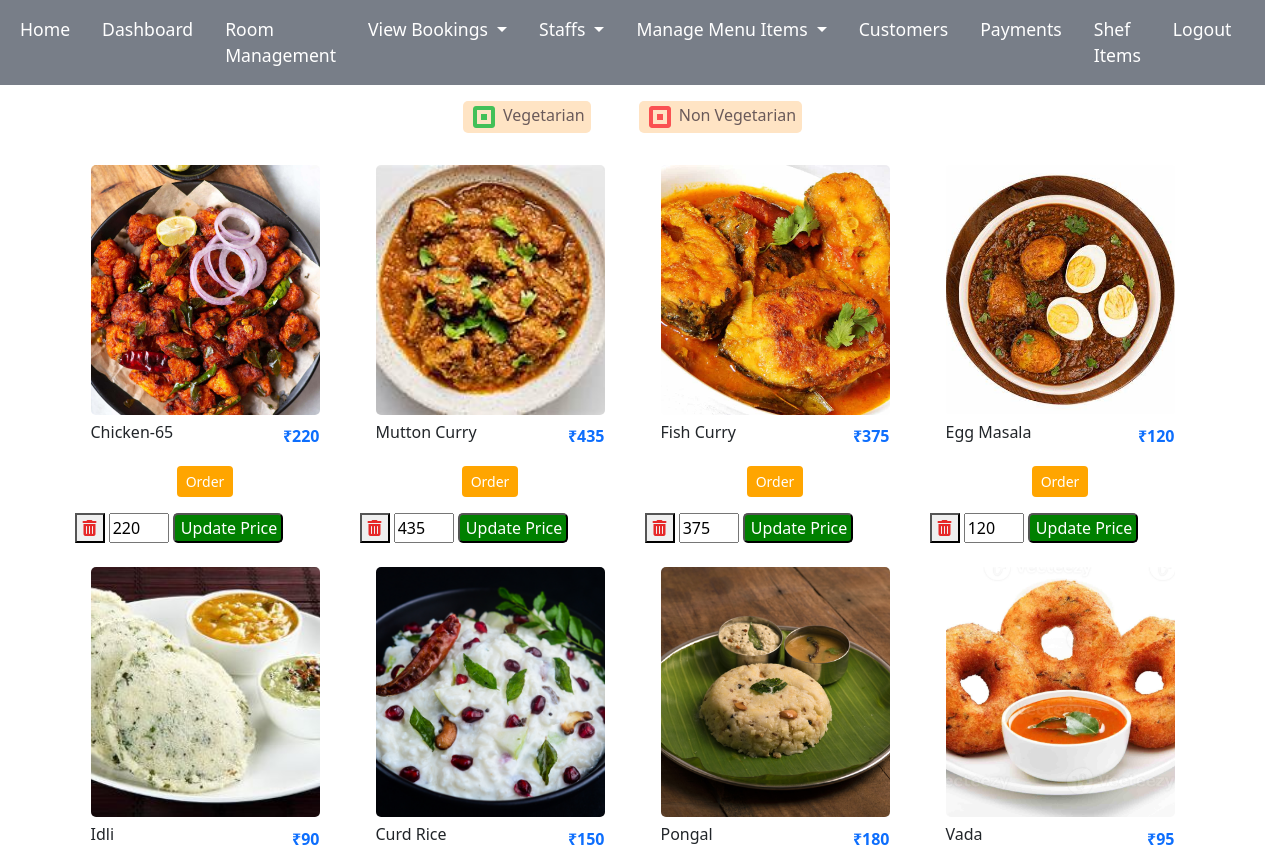
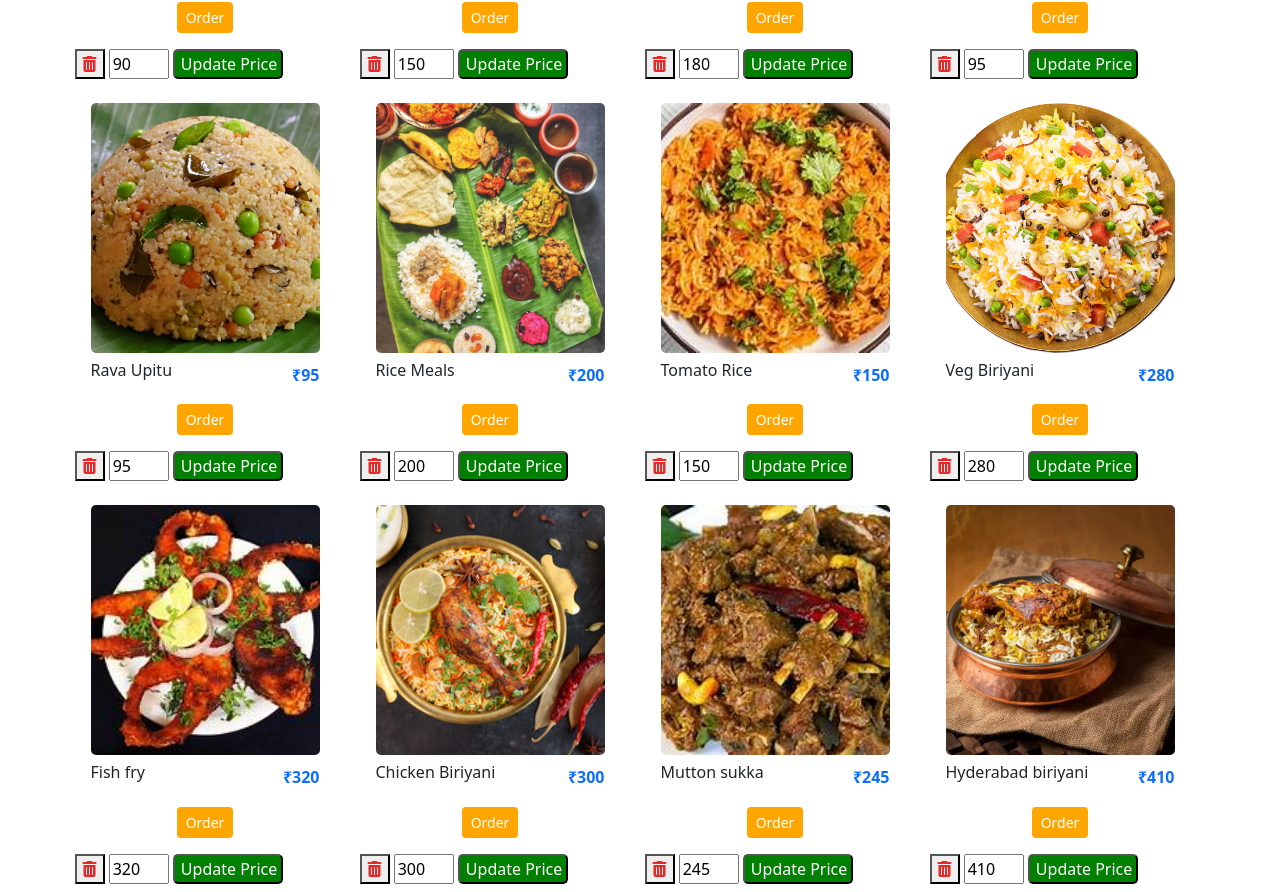
Screenshot of /adminsouth.php with the database file from the repository (2 pictures, top to bottom).
### tables this page shows
CREATE TABLE `food` (
  `foodtype` varchar(50) DEFAULT NULL,
  `vegornonveg` varchar(50) NOT NULL DEFAULT '0',
  `foodname` varchar(50) DEFAULT NULL,
  `foodprice` varchar(50) DEFAULT NULL,
  `foodimage` varchar(50) DEFAULT NULL,
  `description` varchar(50) DEFAULT NULL,
  `id` int(11) NOT NULL
);

### adminsouth.php (the view, shortened to what this page needs)
<?php include("admintab.php"); ?>
<!DOCTYPE html>
<html lang="en">
<head>
 <link rel="stylesheet" href="https://cdnjs.cloudflare.com/ajax/libs/font-awesome/6.7.2/css/all.min.css">
  <link rel="stylesheet" href="bootstrap-5.3.5-dist/css/bootstrap.min.css">
  <link rel="stylesheet" href="admin.css">
  <link rel="stylesheet" href="https://cdnjs.cloudflare.com/ajax/libs/font-awesome/6.4.0/css/all.min.css">
</head>
<body>
  <div class=" d-flex justify-content-center gap-5 my-3">
    <form id="form1" name="form1" method="post" action="southvegfood.php">
      <button type="submit" name="Submit" class="light-white-btn custom-btn"><img alt="square"> Vegetarian</button>
    </form>
    <form id="form1" name="form1" method="post" action="southnonvegfood.php">
      <button type="submit" name="Submit" class="light-white-btn custom-btn"><img alt="svgImg" id="vegicon" /> Non Vegetarian</button>
    </form>
  </div>
  <div class="container">
    <div class="row">
      <?php
      $sql = "SELECT * FROM food where foodtype = 'southindian'";
      $retval = mysqli_query($conn, $sql);
      while ($row = mysqli_fetch_assoc($retval)) {
      ?>
        <div class="col-lg-3 col-md-4 col-sm-8 mb-2 custom-margin">
          <div class="box p-3 text-center">
            <div class="img-box mb-2" style="border-radius:5px; overflow:hidden;">
              <img src="fimages/south/<?php echo $row['foodimage']; ?>" class="img-fluid" style="height:250px; width:250px; object-fit:cover;" alt="Food Image">
            </div>
            <div class="detail-box d-flex justify-content-between align-items-center">
              <h6 class="fw-400 mb-2"><?php echo $row['foodname']; ?></h6>
              <span class="text-primary fw-bold">₹<?php echo $row['foodprice']; ?></span>
            </div>
            <div class="mt-3">
              <button class="btn btn-sm fw-400" style="background-color:orange; color:#FFFFFF;">Order</button>
            </div>
          </div>
          <form action="" method="post">
            <button type="submit" name="delete" value="Delete"> <i class="fa-solid fa-trash-can" style="color: #e62828; border:none;"></i></button>
            <input type="text" name="fprice" value="<?php echo $row['foodprice'] ?>" style="width:60px;" required />
            <input type="submit" name="update" value="Update Price"  style="width:110px;  border-radius:5px; background-color:green; color:#FFFFFF;" />
          </form>
        </div>
      <?php
      }
      ?>
    </div>
  </div>
</body>
</html>

### admin.css (style rules this page uses)
.custom-btn { background-color:bisque; color: rgb(106, 90, 90); border:none; border-radius: 5px; }

### rows the page displays
food: foodimage (picture), foodname "Chicken-65", foodprice "220", fprice "220"
food: foodimage (picture), foodname "Mutton Curry", foodprice "435", fprice "435"
food: foodimage (picture), foodname "Fish Curry", foodprice "375", fprice "375"
food: foodimage (picture), foodname "Egg Masala", foodprice "120", fprice "120"
food: foodimage (picture), foodname "Idli", foodprice "90", fprice "90"
food: foodimage (picture), foodname "Curd Rice", foodprice "150", fprice "150"
food: foodimage (picture), foodname "Pongal", foodprice "180", fprice "180"
food: foodimage (picture), foodname "Vada", foodprice "95", fprice "95"
food: foodimage (picture), foodname "Rava Upitu", foodprice "95", fprice "95"
food: foodimage (picture), foodname "Rice Meals", foodprice "200", fprice "200"
food: foodimage (picture), foodname "Tomato Rice", foodprice "150", fprice "150"
food: foodimage (picture), foodname "Veg Biriyani", foodprice "280", fprice "280"
food: foodimage (picture), foodname "Fish fry", foodprice "320", fprice "320"
food: foodimage (picture), foodname "Chicken Biriyani", foodprice "300", fprice "300"
food: foodimage (picture), foodname "Mutton sukka", foodprice "245", fprice "245"
food: foodimage (picture), foodname "Hyderabad biriyani", foodprice "410", fprice "410"
